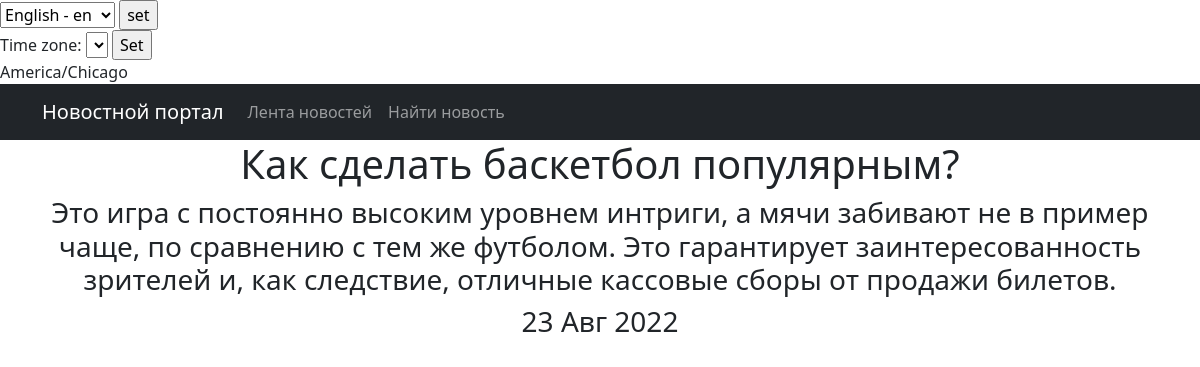
The page /newss/2 on the database its author committed.
### news/models.py (models this page shows, shortened)
class Post(models.Model):
    author = models.ForeignKey(Author, on_delete=models.CASCADE)
    category = models.ManyToManyField(Category)
    title = models.CharField(max_length=255)
    text = models.TextField()
    rating = models.FloatField(default=0.0)
    time_in = models.DateTimeField(auto_now_add=True)
    GROUP_CHOICES = (('A', 'Article'), ('N', 'News'))
    group = models.CharField(max_length=1, choices=GROUP_CHOICES)

### news/views.py (the view)
# urls.py: path('newss/<int:pk>', PostDetail.as_view()),
class PostDetail(DetailView):
    model = Post
    template_name = 'news.html'
    context_object_name = 'post'
    queryset = Post.objects.all()
    def get_context_data(self, **kwargs):
        context = super().get_context_data(**kwargs)
        context['time_now'] = datetime.utcnow()
        return context
    def get_object(self, *args, **kwargs):
        obj = cache.get(f'post-{self.kwargs["pk"]}', None)
        if not obj:
            obj = super().get_object(queryset=self.queryset)
            cache.set(f'post-{self.kwargs["pk"]}', obj)
        return obj

### templates/news.html (shortened to what this page needs)
{% extends 'flatpages/default.html' %}
{% load custom_filters %}
{% load cache %}
{% cache 30 content %}
{% block content %}
<h1>{{ post.title }}</h1>
<h3>{{ post.text }}</h3>
<h3>{{ post.time_in|date:'d M Y' }}</h3>
{% endblock content %}
{% endcache %}

### rows shown on the page
Post: title "Как сделать баскетбол популярным?", text "Это игра с постоянно высоким уровнем интриги, а мячи забивают не в пример чаще, по сравнению с тем же футболом. Это гарантирует заинтересованность зрителей и, как следствие, отличные кассовые сборы от продажи билетов.", time_in "23 Авг 2022"

### other values the page prints
{{ TIME_ZONE }} "America/Chicago"
form field language "English - en"
